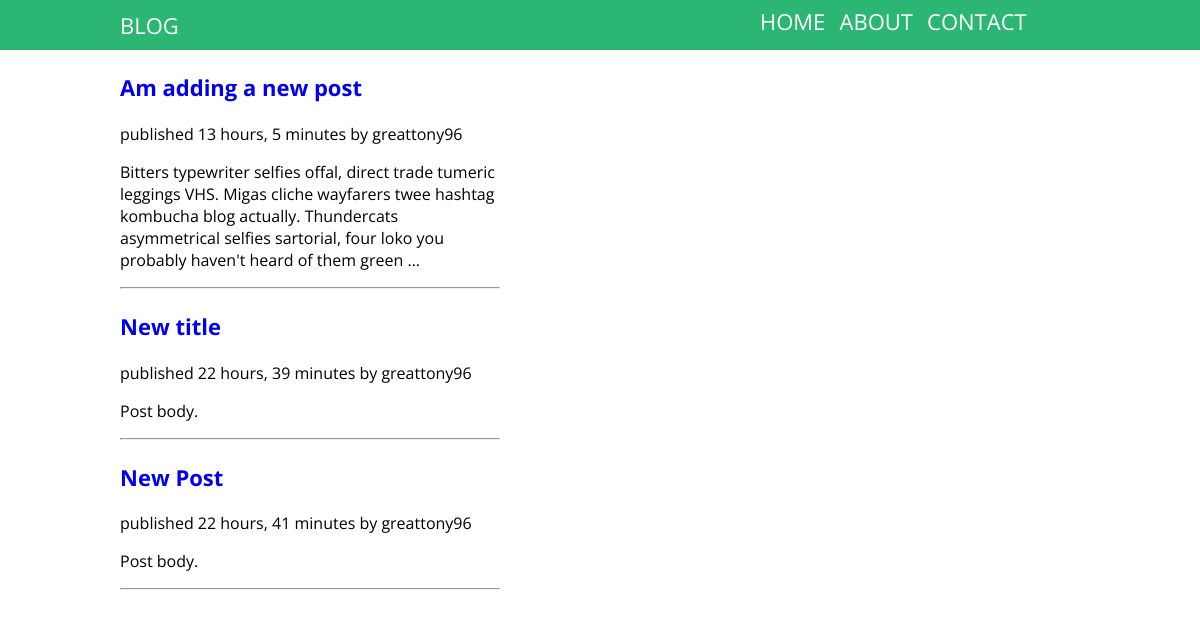
Screenshot of /blog/ with the database file from the repository.
### blog/models.py (models this page shows, shortened)
class Post(models.Model):
	STATUS_CHOICES = (
		('draft', 'Draft'),
		('published', 'Published'),
	)
	title = models.CharField(max_length=250)
	slug = models.SlugField(max_length=250,
							unique_for_date='publish')
	author = models.ForeignKey(User, related_name='blog_posts')
	body = models.TextField()
	publish = models.DateTimeField(default=timezone.now)
	created = models.DateTimeField(auto_now_add=True)
	updated = models.DateTimeField(auto_now=True)
	status = models.CharField(max_length=10,
								choices=STATUS_CHOICES,
								default='draft')
	objects = models.Manager() # The default manager.
	published = PublishedManager() # Our custom manager.
	class Meta:
		ordering = ('-publish',)
	def get_absolute_url(self):
		return reverse('blog:post_detail',
						args=[self.publish.year,
								self.publish.strftime('%m'),
								self.publish.strftime('%d'),
								self.slug])

### blog/views.py (the view)
def post_list(request):
	posts = Post.published.all()
	return render(request, 'blog/post/list.html', {'posts': posts})

### blog/models.py (called while the page is built)
	def get_queryset(self):
		return super(PublishedManager, self).get_queryset()\
											.filter(status='published')

### templates/blog/post/list.html (shortened to what this page needs)
{% extends 'blog/base.html' %}
{% block content %}
	<div class="post-box">
	{% for post in posts %}
		<h2 class="post-title">
			<a href="{{ post.get_absolute_url }}">
			{{ post.title}}
			</a>
		</h2>
		<p class="date">
			published {{ post.publish | timesince }} by {{ post.author }}
		</p>
		<p>
			{{ post.body|truncatewords:30}}
		</p>
		<hr/>
	{% endfor %}
	</div>
{% endblock %}

### templates/blog/base.html (shortened to what this page needs)
{% load staticfiles %}
<!DOCTYPE html>
<html>
<head>
	<link rel="stylesheet" type="text/css" href="{% static 'css/main.css' %}">
</head>
<body>
	<div class="navbar">
		<div class="brand">Blog</div>
		<div class="menus">
			<ul>
				<a href="#">Home</a>
				<a href="#">About</a>
				<a href="#">Contact</a>
			</ul>
		</div>
	</div>
	<div class="container">
	{% block content %}
	{% endblock %}
	</div>
</body>
</html>

### static/css/main.css (style rules this page uses)
body { margin: 0px; padding: 0px; font-family:'Open Sans', sans-serif; }
.navbar { width : 100%; height : 40px; background : #2BB673; padding-top: 10px; }
.brand { font-size : 22px; color : #FFFFFF; margin-left: 10%; float: left; text-transform: uppercase; }
.menus { margin-top: -20px; margin-left: 60%; }
.menus ul a { font-size : 22px; color : #FFFFFF; text-decoration: none; padding-right: 10px; text-transform: uppercase; list-style: inline; }
.container { clear: both; padding-left: 10%; padding-right: 10%; }
.post-box { background : #FFFFFF; left : 296px; top : 84px; width : 380px; height : 270px; }
.post-title a { text-decoration: none; font-size : 22px; }

### rows the page displays
Post: title "Am adding a new post", publish "13 hours, 5 minutes", author "greattony96", body "Bitters typewriter selfies offal, direct trade tumeric leggings VHS. Migas cliche wayfarers twee hashtag kombucha blog actually. Thundercats asymmetrical selfies sartorial, four loko you probably haven't heard of them green …"
Post: title "New title", publish "22 hours, 39 minutes", author "greattony96", body "Post body."
Post: title "New Post", publish "22 hours, 41 minutes", author "greattony96", body "Post body."
